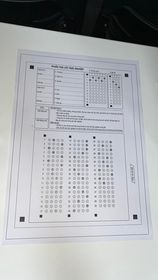
#> input picture 344531318_233703205942084_2228975815228740013_n.jpg, 158 x 280 px
$ python -i utils.py   (imports and definitions only)
#> lines starting #> are read from the running program, lines starting #| are printed output that depends on the picture; after the words box and inside, x2 and y2 are one past the last pixel; in counts of white or black regions, pixels touching at a corner belong together
import cv2
import numpy as np
import math
from constants import *
import imutils
from imutils.perspective import four_point_transform
SIMILAR_RATE = 0.002
# [96 lines left out: functions stackImages, rectContour, getCornerPoints, reorder, not called in this run]

# Deprecated
def numberDetection(img):
    imgContours = img.copy()
    imgGray = cv2.cvtColor(img, cv2.COLOR_RGB2GRAY)
    imgBlur = cv2.GaussianBlur(imgGray, (3, 3), 1)
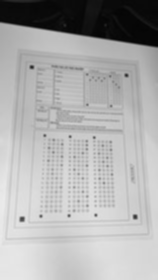
#> imgBlur: shape (280, 158); min 5, max 235, mean 173.2
    imgCanny = cv2.Canny(imgBlur, 20, 35)
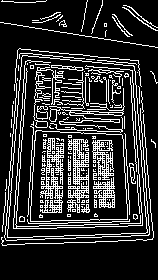
#> imgCanny: shape (280, 158); 18.9% white in thin lines or dots, all inside (x1, y1, x2, y2) = (0, 0, 158, 246)

    contours, hierarchy = cv2.findContours(imgCanny, cv2.RETR_TREE, cv2.CHAIN_APPROX_NONE)
#> contours = 552 contours, 520 with area under 20; largest, box (x1, y1, x2, y2) and area: (7, 55, 148, 238) 22070, (7, 55, 148, 238) 22067, (30, 130, 128, 222) 8091, (30, 130, 128, 222) 8088, (68, 139, 89, 203) 510
    imgContours = cv2.drawContours(imgContours, contours, -1, (0, 255, 0)[::-1], 1)
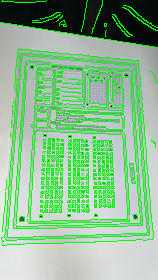
#> imgContours: shape (280, 158, 3); mean R, G, B 137.9, 187.2, 142

    kernel = np.ones((5, 5), np.uint8)

    # Perform dilation on the image
    dilated = cv2.dilate(imgCanny, kernel, iterations=1)
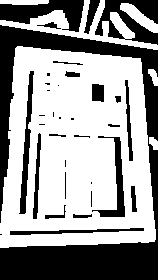
#> dilated: shape (280, 158); 61.1% white; 34 black regions (13 under 20 px), largest, box (x1, y1, x2, y2) and area: (0, 25, 158, 280) 10859, (95, 0, 158, 45) 1465, (0, 0, 84, 32) 1410
    cv2.imshow("A", dilated)


# [110 lines left out: functions extractAnswerColumns, getAnswerSheetInfo, getBubbles, showImage, not called in this run]

>>> import cv2
>>> picture = cv2.cvtColor(cv2.imread('344531318_233703205942084_2228975815228740013_n.jpg'), cv2.COLOR_BGR2RGB)
>>> result = numberDetection(picture)
